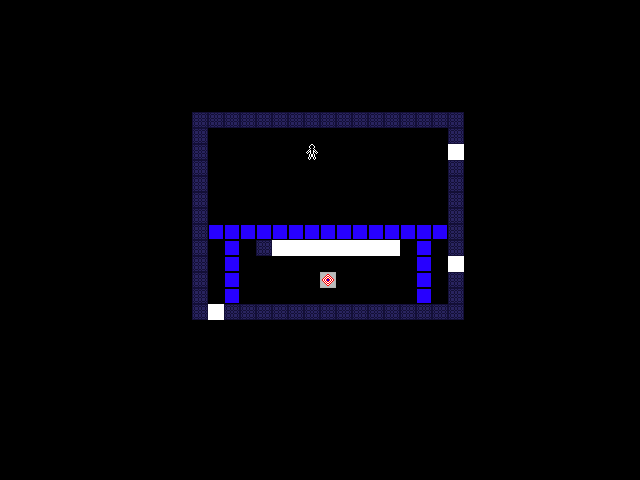

A level layout from a 2D game, rendered from its tile map. Below: a short description, then the map file with tile-grid data replaced by summaries:
An orthogonal 40x30 tile map with 16x16 px tiles, 5 tile layers (tiles, pieces, pieces2, pieces3, ...).

<map version="1.10" tiledversion="1.11.0" orientation="orthogonal" renderorder="right-down" width="40" height="30" tilewidth="16" tileheight="16" infinite="0" nextlayerid="8" nextobjectid="8">
 <tileset firstgid="1" name="tiles" tilewidth="16" tileheight="16" tilecount="81" columns="9">
  <image source="tiles.png" width="144" height="144" />
 </tileset>
 <layer id="1" name="tiles" width="40" height="30">
  <data>[1200 cells, 89 non-empty, 4 distinct tile ids]</data>
 </layer>
 <layer id="2" name="pieces" width="40" height="30">
  <data>[1200 cells, 0 non-empty, 0 distinct tile ids]</data>
 </layer>
 <layer id="6" name="pieces2" width="40" height="30">
  <data>[1200 cells, 0 non-empty, 0 distinct tile ids]</data>
 </layer>
 <layer id="7" name="pieces3" width="40" height="30">
  <data>[1200 cells, 0 non-empty, 0 distinct tile ids]</data>
 </layer>
 <layer id="3" name="actors" width="40" height="30">
  <data>[1200 cells, 1 non-empty, 1 distinct tile ids]</data>
 </layer>
 <objectgroup id="5" name="connectors" />
</map>
